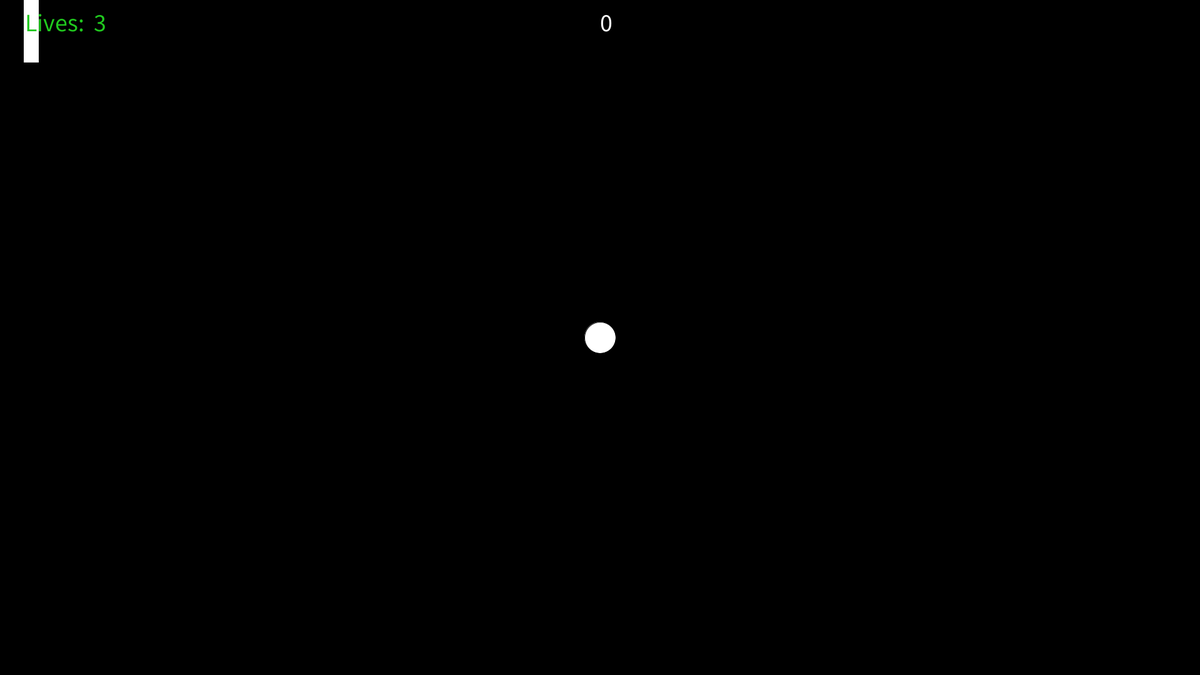
Frame 1 (no input)
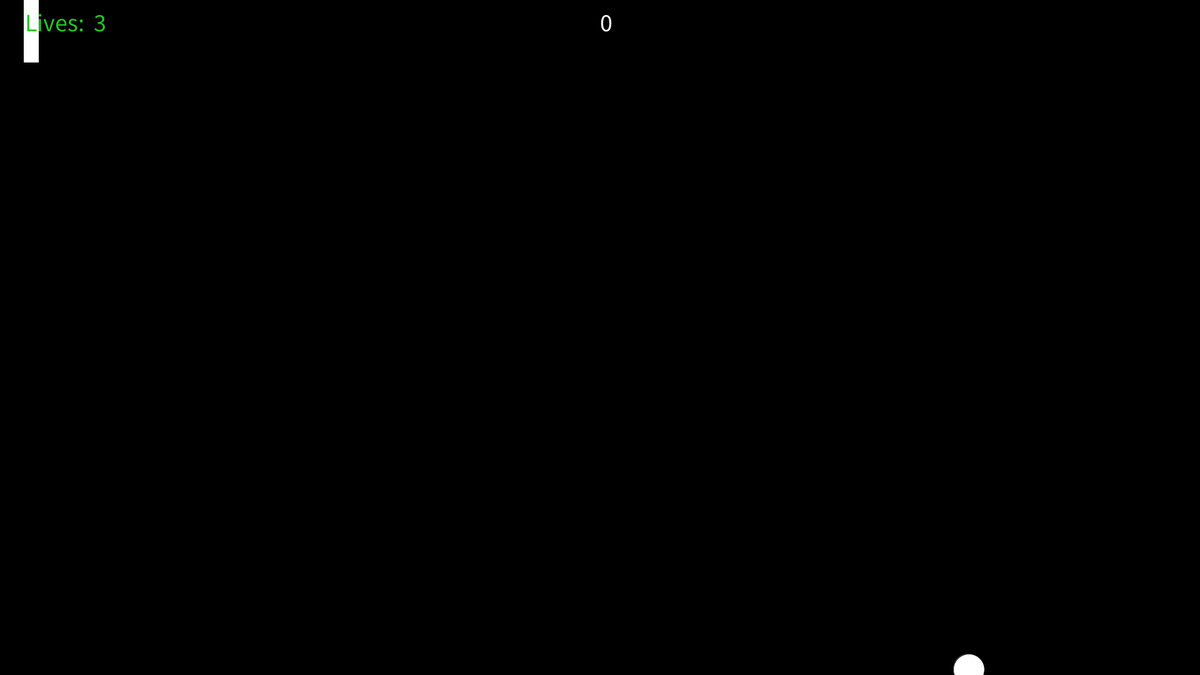
Frame 60 (the mouse pressed at the canvas centre just before this capture)
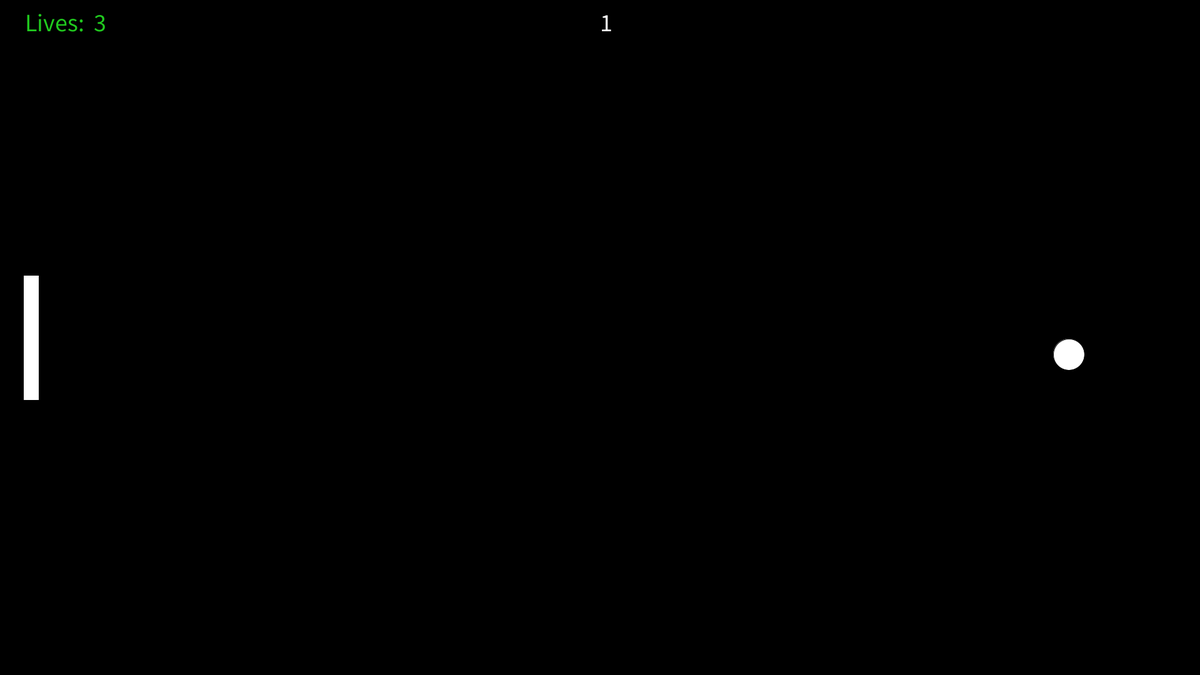
Frame 120 (the mouse held since frame 60 and released just before this capture)

The Processing sketch that drew these frames (run headless with seeded random() and noise(); from frame 60 on, the mouse is pressed at the canvas centre):

// Processing sketch: Pong
// ── Pong.pde

// definere variablerne
int playerCenterX = 50;
int playerWidth = 25;
int playerHeight = 200;
int score = 0;
int lives = 3;
int livesX = 40;
int livesY = 50;

int scoreX = 960;
int scoreY = 50;

int ballX = 960;
int ballY = 540;

int ballXStart = 960;
int ballYStart = 540;

int ballSpeedX = 10;
int ballSpeedY = 9;

int ballSize = 50;

int player_rightside = 75;

// definere vinduestørrelsen
void setup() {
  size(1920, 1080);
}

void draw() {
  //baggrund farve
  background(#000000);
  // objekt farve
  fill(#FFFFFF);
  // hvorfra rektanglen tegnes
  rectMode(CENTER);
  //spillerens placering og mål
  rect(playerCenterX, mouseY, playerWidth, playerHeight);
  //boldens placering og mål
  ellipse(ballX, ballY, ballSize, ballSize);
  //score
  textSize(40);
  text(score, scoreX, scoreY);
  // liv
  fill(#20C91E);
  text("Lives:", livesX, livesY);
  text(lives, 150, 50);

  // hvis bold rammer højre væg, hop tilbage med samme hastighed og giv 1 point
  ballX += ballSpeedX;
  if (ballX>width) {
    score++;
    ballSpeedX *= -1;
  }

  // hvis bold rammer gulv eller loft, hop tilbage med samme hastighed
  ballY += ballSpeedY;
  if (ballY>height || ballY<0) {
    ballSpeedY *= -1;
  }

  // hvis bold rammer spillerens højre side, hop tilbage med 1.5 gange hastighed.s
  if (ballX <= player_rightside && ballY < mouseY+playerHeight/2 && ballY > mouseY-playerHeight/2) {
    ballSpeedX *= -1.2;
  }
  // hvad der skal ske når man ikke rammer bolden.
  if (ballX < 0) {
    lives--;
    ballX =ballXStart;
    ballY=ballYStart;
    ballSpeedX = 10;
    ballSpeedY = 9;
    score = 0;
  }
  // deathscreen
  if (lives == 0) { 
    ballSpeedX = 0;
    ballSpeedY = 0;
    //textMode(CENTER);
    fill(#F20707);
    textSize(200);
    text("You died!", width/4, height/2);
  }
}
